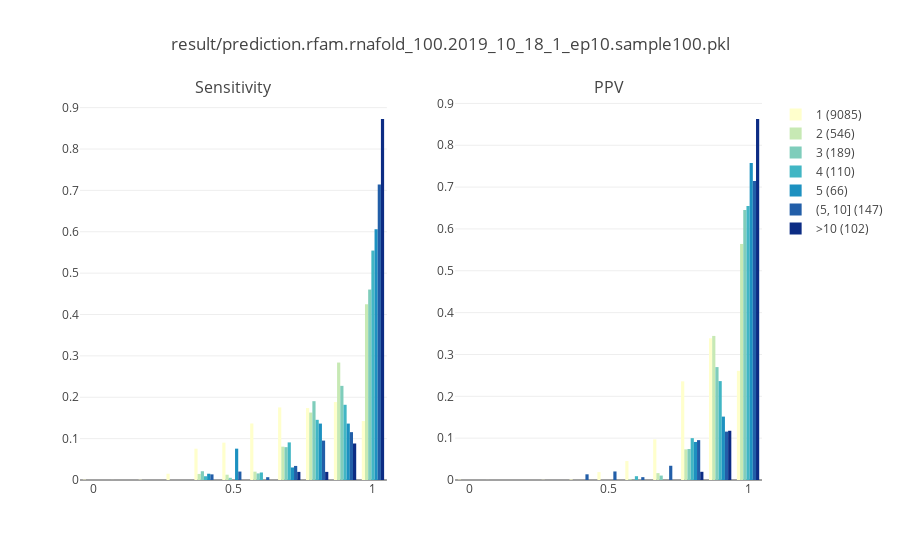

The notebook cell this image was saved under:
### Code cell
fig = make_subplots(rows=1, cols=2, subplot_titles=['Sensitivity', 'PPV'])

for col_idx, metric_name in enumerate(['sensitivity', 'ppv']):

    col = col_idx + 1
    fig.add_trace(go.Histogram(x=df_metric[df_metric['rnafold_count'] == 1][metric_name], 
                              nbinsx=20, histnorm='probability', 
                               name='1 ({})'.format(len(df_metric[df_metric['rnafold_count'] == 1])),
                              marker_color='#ffffcc', showlegend=True if col_idx == 0 else False), 
                 row=1, col=col)
    fig.add_trace(go.Histogram(x=df_metric[df_metric['rnafold_count'] == 2][metric_name], 
                              nbinsx=20, histnorm='probability', 
                               name='2 ({})'.format(len(df_metric[df_metric['rnafold_count'] == 2])),
                              marker_color='#c7e9b4', showlegend=True if col_idx == 0 else False),
                 row=1, col=col)
    fig.add_trace(go.Histogram(x=df_metric[df_metric['rnafold_count'] == 3][metric_name], 
                              nbinsx=20, histnorm='probability', 
                               name='3 ({})'.format(len(df_metric[df_metric['rnafold_count'] == 3])),
                              marker_color='#7fcdbb', showlegend=True if col_idx == 0 else False),
                 row=1, col=col)
    fig.add_trace(go.Histogram(x=df_metric[df_metric['rnafold_count'] == 4][metric_name], 
                              nbinsx=20, histnorm='probability', 
                               name='4 ({})'.format(len(df_metric[df_metric['rnafold_count'] == 4])),
                              marker_color='#41b6c4', showlegend=True if col_idx == 0 else False),
                 row=1, col=col)
    fig.add_trace(go.Histogram(x=df_metric[df_metric['rnafold_count'] == 5][metric_name], 
                              nbinsx=20, histnorm='probability', 
                               name='5 ({})'.format(len(df_metric[df_metric['rnafold_count'] == 5])),
                              marker_color='#1d91c0', showlegend=True if col_idx == 0 else False),
                 row=1, col=col)
    fig.add_trace(go.Histogram(x=df_metric[(df_metric['rnafold_count'] > 5) & (df_metric['rnafold_count'] <= 10)]['sensitivity'], 
                              nbinsx=20, histnorm='probability', 
                               name='(5, 10] ({})'.format(len(df_metric[(df_metric['rnafold_count'] > 5) & (df_metric['rnafold_count'] <= 10)])),
                              marker_color='#225ea8', showlegend=True if col_idx == 0 else False),
                 row=1, col=col)
    fig.add_trace(go.Histogram(x=df_metric[df_metric['rnafold_count'] > 10][metric_name], 
                              nbinsx=20, histnorm='probability', 
                               name='>10 ({})'.format(len(df_metric[df_metric['rnafold_count'] > 10])),
                              marker_color='#0c2c84', showlegend=True if col_idx == 0 else False), 
                 row=1, col=col)

fig = fig.update(layout=dict(
    paper_bgcolor='rgba(0,0,0,0)',
    plot_bgcolor='rgba(0,0,0,0)',
#     xaxis=dict(showgrid=False, zeroline=False,
#                tickfont=dict(size=18, color='#000'),
#                titlefont=dict(size=24, color='#000'),
#                showline=True, mirror=True),
#     yaxis=dict(showgrid=True, gridwidth=1, gridcolor='darkgray',
#                tickfont=dict(size=18, color='#000'),
#                titlefont=dict(size=24, color='#000'),
#                title='Percentage', showline=True, mirror=True),
    title=result_filenmae,
#     title=metric_name,
#     titlefont=dict(size=24, color='#000'),
#     legend=dict(orientation="h",
#                 font=dict(
# #             family='sans-serif',
#             size=24,
#             color='#000'
#         ),),
))
iplot(fig)

### Figure 1 — Plotly figure (JSON) as saved in the notebook; plotly's stock layout.template omitted (floating-point values rounded to 4 significant figures; data arrays with more than 128 entries replaced by an {"elided": "..."} marker saying what was removed)
{"data": [{"histnorm": "probability", "marker": {"color": "#ffffcc"}, "name": "1 (9085)", "nbinsx": 20, "showlegend": true, "type": "histogram", "uid": "94f853c3-0c94-4305-b4d4-3ff905142099", "x": {"elided": "9085 float values"}, "xaxis": "x", "yaxis": "y"}, {"histnorm": "probability", "marker": {"color": "#c7e9b4"}, "name": "2 (546)", "nbinsx": 20, "showlegend": true, "type": "histogram", "uid": "9a9f524b-fc5e-42af-9512-d8c30b5cf267", "x": {"elided": "546 float values"}, "xaxis": "x", "yaxis": "y"}, {"histnorm": "probability", "marker": {"color": "#7fcdbb"}, "name": "3 (189)", "nbinsx": 20, "showlegend": true, "type": "histogram", "uid": "1e504426-4b1c-4252-a050-9a4b6e056954", "x": {"elided": "189 float values"}, "xaxis": "x", "yaxis": "y"}, {"histnorm": "probability", "marker": {"color": "#41b6c4"}, "name": "4 (110)", "nbinsx": 20, "showlegend": true, "type": "histogram", "uid": "0c2a8dc6-5ef2-4fe9-bfe5-0baacc4a1847", "x": [0.9318, 0.9615, 1, 1, 1, 1, 0.8125, 1, 1, 1, 1, 0.9412, 1, 1, 0.7818, 0.7895, 0.8036, 0.8036, 1, 0.9459, 0.9615, 1, 0.9259, 0.9615, 0.9474, 0.9474, 0.9211, 1, 1, 0.9545, 1, 1, 1, 1, 0.8235, 1, 1, 0.9851, 0.6765, 0.6765, 0.6765, 1, 1, 0.9565, 1, 1, 1, 0.6, 0.875, 0.7407, 1, 0.9231, 1, 0.7838, 0.84, 0.9583, 1, 0.9333, 0.6818, 1, 0.9429, 0.8261, 0.8889, 1, 0.9545, 1, 1, 0.95, 0.9143, 1, 1, 0.973, 0.9787, 0.8333, 0.9574, 0.7, 0.85, 0.8421, 0.9474, 0.7778, 0.8462, 1, 0.4048, 0.9474, 1, 0.9429, 0.9714, 0.8684, 0.8, 0.7805, 0.9259, 0.9474, 0.6842, 1, 1, 0.7, 0.7143, 0.55, 0.8, 0.7429, 1, 1, 1, 1, 1, 1, 0.95, 1, 1, 1], "xaxis": "x", "yaxis": "y"}, {"histnorm": "probability", "marker": {"color": "#1d91c0"}, "name": "5 (66)", "nbinsx": 20, "showlegend": true, "type": "histogram", "uid": "395a376f-a618-40d3-8fd3-58273811cadb", "x": [1, 0.9444, 1, 1, 0.8, 0.8261, 1, 1, 0.4333, 0.4815, 0.5185, 0.4643, 0.5, 1, 0.8571, 1, 0.9333, 1, 0.8462, 0.6857, 1, 1, 0.9545, 1, 1, 1, 0.9697, 0.8571, 0.9412, 1, 0.9333, 1, 0.9714, 1, 1, 0.9545, 1, 1, 0.875, 1, 0.963, 1, 0.9706, 1, 1, 1, 0.9706, 1, 0.9474, 0.7568, 1, 0.8421, 0.5238, 0.7742, 0.7576, 0.8205, 1, 0.9286, 1, 1, 0.68, 1, 1, 1, 0.7714, 0.95], "xaxis": "x", "yaxis": "y"}, {"histnorm": "probability", "marker": {"color": "#225ea8"}, "name": "(5, 10] (147)", "nbinsx": 20, "showlegend": true, "type": "histogram", "uid": "05274009-f326-4f1b-a019-58a2f288e4a3", "x": {"elided": "147 float values"}, "xaxis": "x", "yaxis": "y"}, {"histnorm": "probability", "marker": {"color": "#0c2c84"}, "name": ">10 (102)", "nbinsx": 20, "showlegend": true, "type": "histogram", "uid": "f0f018f1-5813-4047-a6e1-3a4bbbd27817", "x": [0.963, 1, 1, 1, 1, 0.9211, 1, 1, 1, 1, 1, 1, 1, 1, 1, 0.9737, 1, 0.9474, 1, 1, 0.9565, 1, 1, 1, 1, 1, 0.9655, 1, 0.697, 0.7857, 1, 1, 1, 1, 1, 1, 1, 1, 1, 1, 1, 1, 0.9286, 0.9706, 1, 1, 0.9412, 1, 0.9444, 1, 1, 1, 1, 1, 1, 1, 1, 0.96, 1, 1, 1, 1, 1, 1, 1, 1, 1, 1, 1, 1, 1, 1, 1, 0.8108, 1, 0.9375, 0.9787, 0.7, 0.8889, 1, 1, 0.9444, 1, 1, 1, 1, 1, 1, 1, 1, 1, 1, 1, 1, 1, 1, 1, 1, 1, 1, 1, 0.9231], "xaxis": "x", "yaxis": "y"}, {"histnorm": "probability", "marker": {"color": "#ffffcc"}, "name": "1 (9085)", "nbinsx": 20, "showlegend": false, "type": "histogram", "uid": "daebf1e4-be72-4d81-ab58-ecd247aae068", "x": {"elided": "9085 float values"}, "xaxis": "x2", "yaxis": "y2"}, {"histnorm": "probability", "marker": {"color": "#c7e9b4"}, "name": "2 (546)", "nbinsx": 20, "showlegend": false, "type": "histogram", "uid": "17d45e68-2381-4f05-8d80-9b8294d466bc", "x": {"elided": "546 float values"}, "xaxis": "x2", "yaxis": "y2"}, {"histnorm": "probability", "marker": {"color": "#7fcdbb"}, "name": "3 (189)", "nbinsx": 20, "showlegend": false, "type": "histogram", "uid": "9c6d6c40-68e3-4d40-ad1a-3b04f8408078", "x": {"elided": "189 float values"}, "xaxis": "x2", "yaxis": "y2"}, {"histnorm": "probability", "marker": {"color": "#41b6c4"}, "name": "4 (110)", "nbinsx": 20, "showlegend": false, "type": "histogram", "uid": "4d6ae6f2-af8c-450c-ac7c-32b93b5c9ba0", "x": [1, 0.9615, 0.9412, 1, 0.9667, 1, 1, 0.9524, 0.9545, 0.8, 1, 0.9412, 1, 1, 0.7818, 0.8182, 0.8182, 0.8182, 0.9737, 0.9211, 1, 0.96, 1, 1, 0.9474, 0.9474, 0.9211, 0.9545, 0.9545, 0.9545, 0.9231, 0.9231, 1, 1, 1, 0.9643, 0.9643, 1, 0.8214, 0.8214, 0.8214, 0.9545, 0.9565, 0.9565, 0.9643, 0.9615, 1, 1, 1, 1, 1, 0.9231, 1, 0.9667, 1, 1, 0.9565, 1, 0.9375, 1, 1, 1, 0.96, 1, 1, 1, 0.9615, 0.95, 0.9412, 0.9048, 0.973, 1, 1, 0.8974, 0.9574, 1, 1, 1, 1, 0.9333, 1, 0.8182, 1, 0.9, 0.9444, 0.9706, 1, 0.9706, 0.9412, 0.9412, 0.9615, 0.8182, 0.8667, 1, 0.9091, 0.6364, 0.7955, 1, 1, 0.9286, 0.9167, 1, 0.8947, 0.9474, 0.8947, 0.9474, 0.9744, 0.9744, 0.975, 0.95], "xaxis": "x2", "yaxis": "y2"}, {"histnorm": "probability", "marker": {"color": "#1d91c0"}, "name": "5 (66)", "nbinsx": 20, "showlegend": false, "type": "histogram", "uid": "4df4668a-cbfa-44f4-b095-12681cb64362", "x": [1, 1, 1, 1, 0.9655, 1, 0.9333, 0.9643, 0.7647, 0.7647, 0.8235, 0.7647, 0.8235, 1, 0.9231, 1, 1, 1, 1, 0.8889, 0.9474, 1, 0.9545, 1, 0.9091, 1, 0.9697, 1, 0.8889, 1, 1, 1, 0.9714, 1, 1, 1, 0.9524, 1, 1, 0.9583, 1, 0.9545, 1, 1, 0.9444, 0.9545, 1, 1, 1, 0.8485, 1, 1, 0.88, 1, 0.9615, 0.9412, 1, 1, 1, 0.9545, 1, 1, 0.875, 1, 0.9643, 1], "xaxis": "x2", "yaxis": "y2"}, {"histnorm": "probability", "marker": {"color": "#225ea8"}, "name": "(5, 10] (147)", "nbinsx": 20, "showlegend": false, "type": "histogram", "uid": "4d2dec03-5e14-43c5-8fc6-6eb6c4308874", "x": {"elided": "147 float values"}, "xaxis": "x2", "yaxis": "y2"}, {"histnorm": "probability", "marker": {"color": "#0c2c84"}, "name": ">10 (102)", "nbinsx": 20, "showlegend": false, "type": "histogram", "uid": "7573078d-906a-4b89-b20b-079a6d6de805", "x": [0.963, 0.9615, 1, 1, 1, 1, 1, 1, 1, 1, 1, 1, 1, 1, 1, 0.9737, 1, 0.9474, 1, 1, 1, 1, 1, 0.9231, 1, 1, 1, 1, 0.8214, 1, 1, 1, 1, 1, 1, 1, 1, 1, 0.9091, 1, 0.9167, 1, 0.9286, 0.9706, 1, 1, 1, 1, 0.9444, 1, 1, 1, 1, 1, 1, 1, 1, 0.96, 1, 0.9583, 1, 1, 1, 1, 1, 1, 1, 1, 1, 1, 1, 1, 1, 0.9091, 1, 0.9375, 0.9787, 1, 0.8889, 1, 1, 0.9444, 0.9655, 1, 1, 1, 1, 1, 0.9474, 1, 1, 1, 1, 1, 1, 1, 0.9167, 1, 0.8421, 0.975, 1, 1], "xaxis": "x2", "yaxis": "y2"}], "layout": {"annotations": [{"font": {"size": 16}, "showarrow": false, "text": "Sensitivity", "x": 0.225, "xanchor": "center", "xref": "paper", "y": 1, "yanchor": "bottom", "yref": "paper"}, {"font": {"size": 16}, "showarrow": false, "text": "PPV", "x": 0.775, "xanchor": "center", "xref": "paper", "y": 1, "yanchor": "bottom", "yref": "paper"}], "paper_bgcolor": "rgba(0,0,0,0)", "plot_bgcolor": "rgba(0,0,0,0)", "title": {"text": "result/prediction.rfam.rnafold_100.2019_10_18_1_ep10.sample100.pkl"}, "xaxis": {"anchor": "y", "domain": [0, 0.45]}, "xaxis2": {"anchor": "y2", "domain": [0.55, 1]}, "yaxis": {"anchor": "x", "domain": [0, 1]}, "yaxis2": {"anchor": "x2", "domain": [0, 1]}}}
